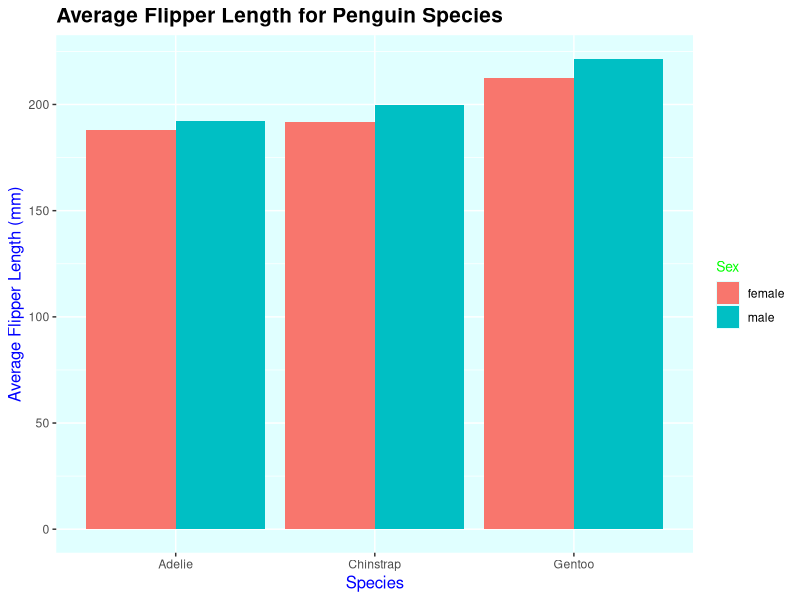
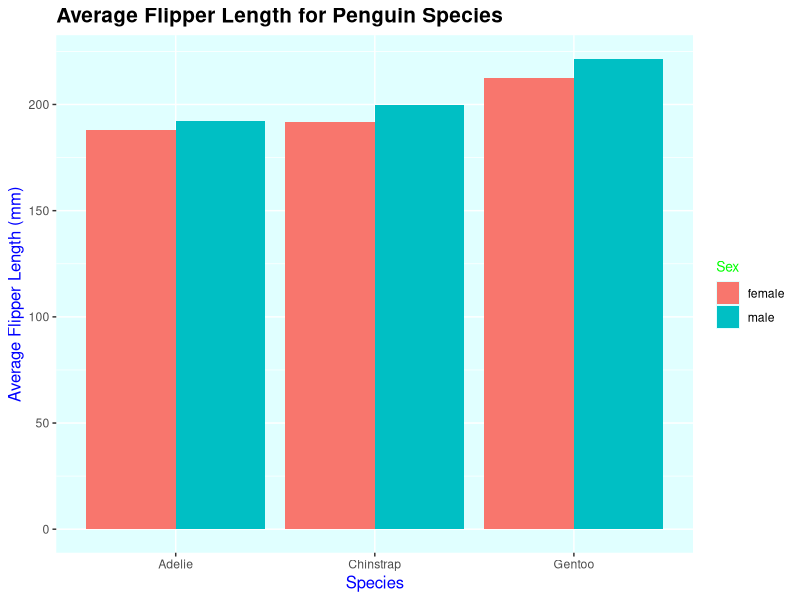

Write the R code that produced these figures, in order.
## ---- chunk 1
knitr::opts_chunk$set(echo = TRUE,
                      warning = FALSE,
                      message = FALSE,
                      fig.path = "../output/")
## ---- chunk 2
# Loading libraries
library(tidyverse)
library(here)
library(palmerpenguins)
## ---- chunk 3
glimpse(penguins)
## ---- chunk 4
df_stats2 <- function(data, gv1, gv2, x) { # specifies fxn name & args
  
  df <- data %>% 
    
  drop_na() %>% # drops NA values
    
  group_by({{gv1}},{{gv2}}) %>% # groups by 2 variables
    
  summarize(n = nrow({{x}}), # count
            avg = mean({{x}}, na.rm = TRUE), # averages data
            variance = var({{x}}, na.rm = TRUE), # calculates variance
            std_dev = sd({{x}}, na.rm = TRUE)) # calculates standard deviation
  
  return(df) # returns dataframe
    
}
## ---- chunk 5
# Using our penguin data, create a new dataframe called "peng stats" using the df stats2 function.
peng_stats <- df_stats2(data = penguins, gv1 = species, gv2 = sex, x = flipper_length_mm)
glimpse(peng_stats)
## ---- chunk 6
barplot <- function(data, x, y, fill, plot_title, x_axis, y_axis, legend_title){ # specifies names
  
  plot <- data %>% 
    
    # based on input, creates a plot and specifies variables.
    ggplot(data, mapping = aes(x = {{x}}, 
                               y = {{y}}, 
                               fill = {{fill}}))+
    
    geom_bar(stat = "identity", position = "dodge")+ # specifies bar plot
    
    # specifies size & color of plot elements
    theme(plot.title = element_text(size = 15, face = "bold"),
          axis.title = element_text(size = 12, color = "blue"),
          legend.title = element_text(size = 10, color = "green"),
          panel.background = element_rect(fill = "lightcyan"))+
    
    # specifies plot labels based on input
    labs(title = plot_title,
         x = x_axis,
         y = y_axis,
         fill = legend_title)
  
  return(plot) # returns plot
}
## ---- chunk 7
# Uses barplot function to plot desired data
barplot(data = peng_stats, x = species, y = avg, fill = sex, plot_title = "Average Flipper Length for Penguin Species", x_axis = "Species", y_axis = "Average Flipper Length (mm)", legend_title = "Sex")
# saves plot to output folder
ggsave(here("Week_9","output","TestPlotForFunction2.png"))
